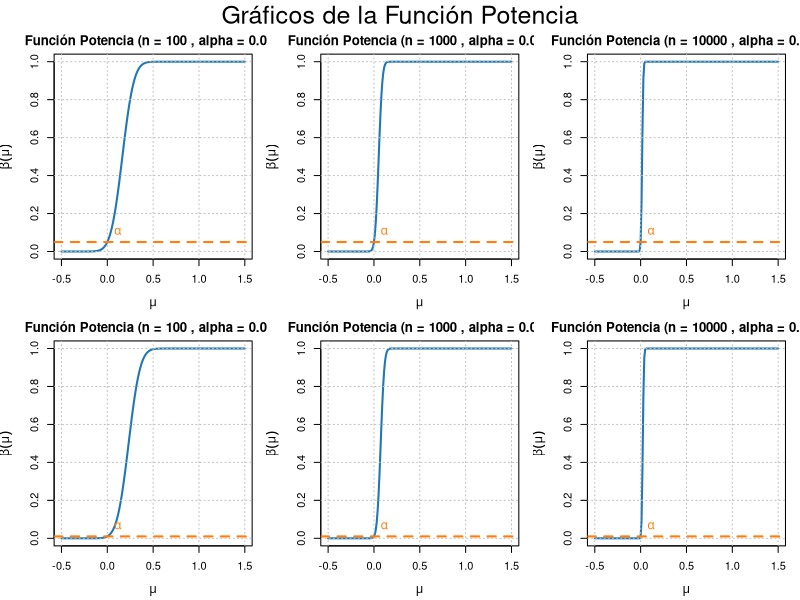

Source code (R):
# Definir los parámetros
mu_0 <- 0  # Valor bajo H0
sigma <- 1  # Desviación estándar conocida
alpha_levels <- c(0.05, 0.01)  # Niveles de significancia
n_values <- c(100, 1000, 10000)  # Tamaños de muestra
mu_values <- seq(-0.5, 1.5, by = 0.01)  # Valores de mu para la función potencia

# Función para calcular la potencia
calculate_power <- function(n, alpha, mu) {
  z_alpha <- qnorm(1 - alpha)  # Valor crítico para el nivel de significancia dado
  power <- 1 - pnorm(z_alpha - sqrt(n) * (mu - mu_0) / sigma)
  return(power)
}

# Graficar la función potencia para cada combinación de n y alpha
par(mfrow = c(2, 3), mar = c(4, 4, 2, 1) + 0.1, oma = c(0, 0, 2, 0))  # Crear una matriz de gráficos 2x3 con márgenes ajustados

for (alpha in alpha_levels) {
  for (n in n_values) {
    power_values <- sapply(mu_values, calculate_power, n = n, alpha = alpha)
    
    plot(mu_values, power_values, type = "l", lwd = 2, col = "#1f77b4",
         xlab = expression(mu), ylab = expression(beta(mu)),
         main = paste("Función Potencia (n =", n, ", alpha =", alpha, ")"),
         cex.main = 1.2, cex.lab = 1.1, cex.axis = 1)
    grid(col = "gray", lty = "dotted")
    abline(h = alpha, col = "#ff7f0e", lty = 2, lwd = 2)
    text(mu_0, alpha + 0.05, labels = expression(alpha), col = "#ff7f0e", pos = 4, cex = 1.1)
  }
}

# Título general para todos los gráficos
mtext("Gráficos de la Función Potencia", outer = TRUE, cex = 1.5)